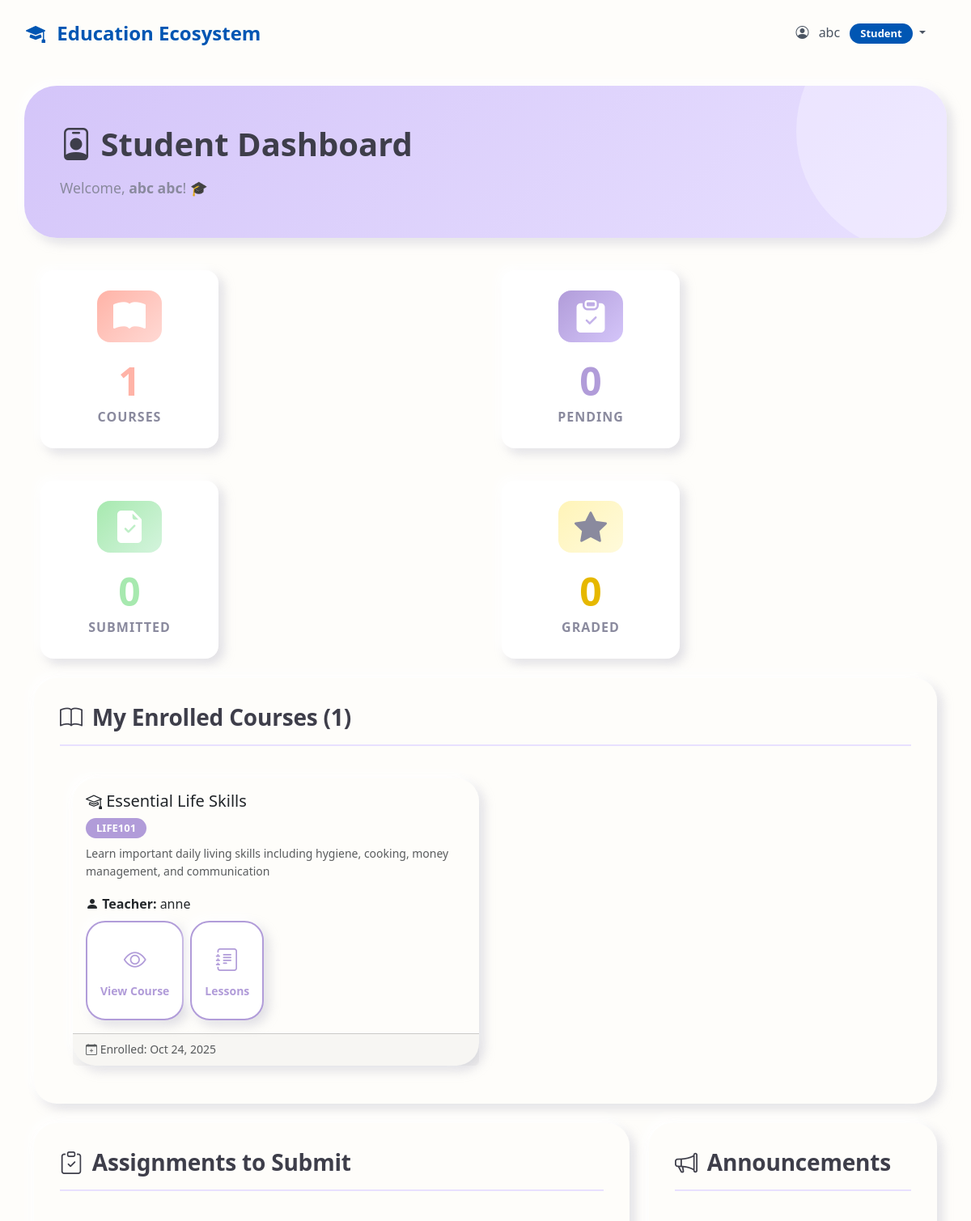
The app's page /dashboard/student/ (signed in, upper part), older data.
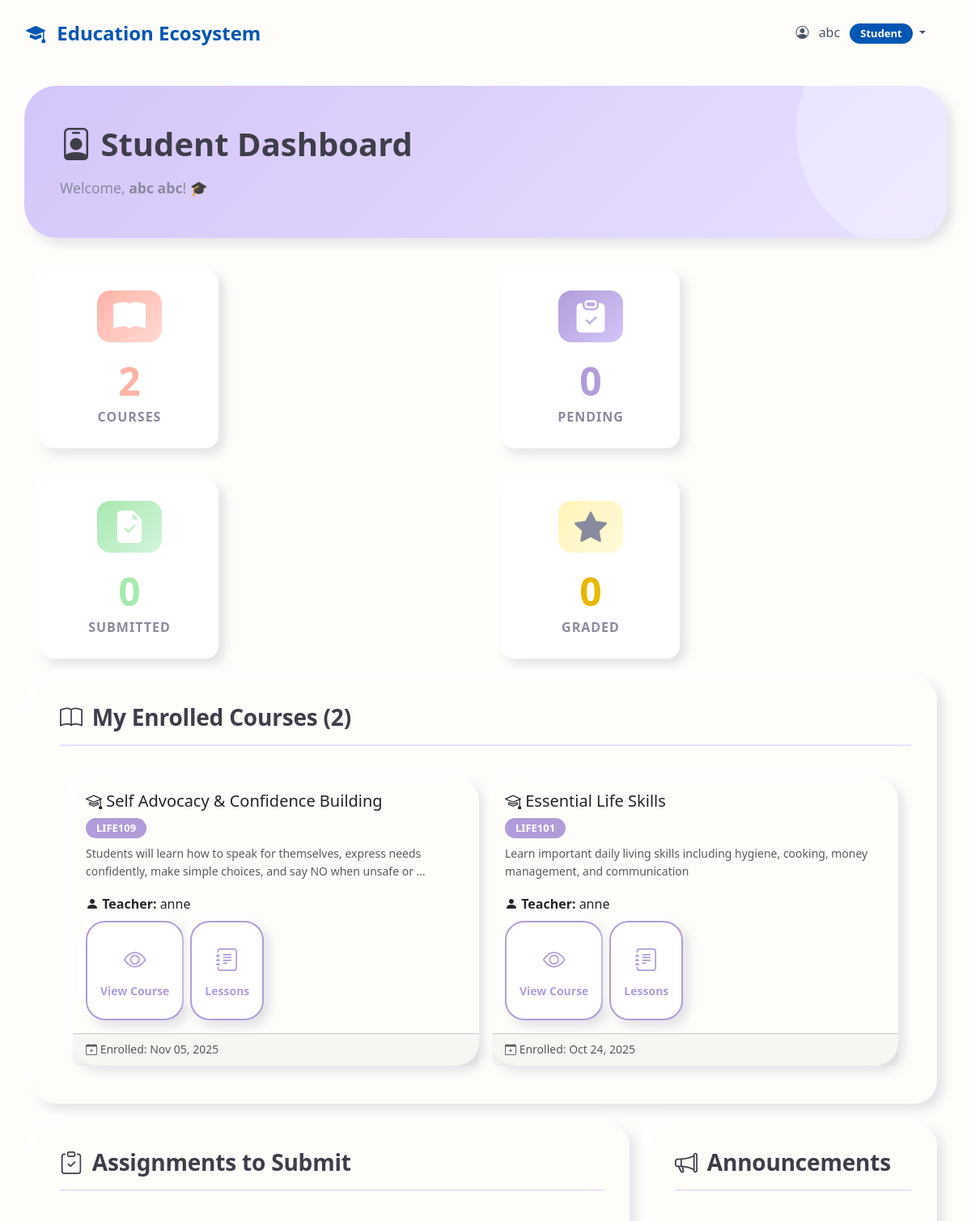
The same page, newer data.
### myapp/models.py (models this page shows, shortened)
class Course(models.Model):
    title = models.CharField(max_length=200)
    description = models.TextField()
    teacher = models.ForeignKey(User, on_delete=models.CASCADE, related_name='courses_taught',
                                limit_choices_to={'profile__role': 'teacher'})
    students = models.ManyToManyField(User, related_name='courses_enrolled', blank=True,
                                      limit_choices_to={'profile__role': 'student'})
    course_code = models.CharField(max_length=20, unique=True)
    created_at = models.DateTimeField(auto_now_add=True)
    updated_at = models.DateTimeField(auto_now=True)
    is_active = models.BooleanField(default=True)
    class Meta:
        ordering = ['-created_at']

### myapp/views.py (the view)
# urls.py: path('dashboard/student/', views.dashboard_student, name='dashboard_student'),
@login_required
def dashboard_student(request):
    if request.user.profile.role != 'student':
        messages.error(request, 'Access denied. Students only.')
        return redirect('dashboard')
    enrolled_courses = request.user.courses_enrolled.all()
    my_submissions = Submission.objects.filter(student=request.user)
    pending_assignments = Assignment.objects.filter(
        course__in=enrolled_courses
    ).exclude(
        submissions__student=request.user
    )
    announcements = Announcement.objects.filter(is_active=True)[:5]
    context = {
        'enrolled_courses': enrolled_courses,
        'my_submissions': my_submissions,
        'pending_assignments': pending_assignments,
        'announcements': announcements,
        'profile': request.user.profile,
    }
    return render(request, 'dashboard_student.html', context)

### myapp/templates/dashboard_student.html (shortened to what the changed rows need)
{% extends 'base.html' %}
{% load static %}
{% block extra_css %}
<link rel="stylesheet" href="{% static 'css/dashboard_beautiful.css' %}">
{% endblock %}
{% block content %}
<div class="row dashboard-header">
    <div class="col-12">
        <h1 class="mb-3">
            <i class="bi bi-person-badge icon-float"></i> Student Dashboard
        </h1>
    </div>
</div>
<div class="row g-3 mb-4">
    <div class="col-md-3 col-sm-6">
        <div class="metric-box metric-box-courses">
            <div class="metric-content">
                <h3 class="metric-number">{{ enrolled_courses.count|default:0 }}</h3>
                <p class="metric-label">Courses</p>
            </div>
        </div>
    </div>
</div>
<div class="card section-card mb-4">
    <div class="card-header">
        <h5 class="mb-0">
            <i class="bi bi-book"></i> My Enrolled Courses ({{ enrolled_courses.count }})
        </h5>
    </div>
    <div class="card-body">
        {% if enrolled_courses %}
        <div class="row g-3">
            {% for course in enrolled_courses %}
            <div class="col-md-6">
                <div class="card h-100">
                    <div class="card-body">
                        <h5 class="card-title">
                            <i class="bi bi-mortarboard"></i> {{ course.title }}
                        </h5>
                        <p class="mb-2">
                            <span class="badge bg-primary">{{ course.course_code }}</span>
                        </p>
                        <p class="card-text text-muted small">{{ course.description|truncatewords:20 }}</p>
                        <p class="mb-2">
                            <i class="bi bi-person-fill"></i>
                            <strong>Teacher:</strong> {{ course.teacher.get_full_name|default:course.teacher.username }}
                        </p>
                        <div class="d-flex gap-2">
                            <a href="{% url 'course_detail' course.id %}" class="btn btn-sm btn-primary">
                                <i class="bi bi-eye"></i> View Course
                            </a>
                            <a href="{% url 'course_detail' course.id %}#lessons" class="btn btn-sm btn-outline-primary">
                                <i class="bi bi-journal-text"></i> Lessons
                            </a>
                        </div>
                    </div>
                    <div class="card-footer text-muted small">
                        <i class="bi bi-calendar-plus"></i> Enrolled: {{ course.created_at|date:"M d, Y" }}
                    </div>
                </div>
            </div>
            {% endfor %}
        </div>
        {% endif %}
    </div>
</div>
{% endblock %}

Row changes from the older to the newer data that the page shows:
added Course: title "Self Advocacy & Confidence Building", course_code "LIFE109", description "Students will learn how to speak for themselves, express needs confidently, make simple choices, and say NO when unsafe or …", teacher.get_full_name "anne", created_at "Nov 05, 2025"
Text that changed along with them:
{{ enrolled_courses.count|default:0 }}: "1" → "2"
{{ enrolled_courses.count }}: "1" → "2"
